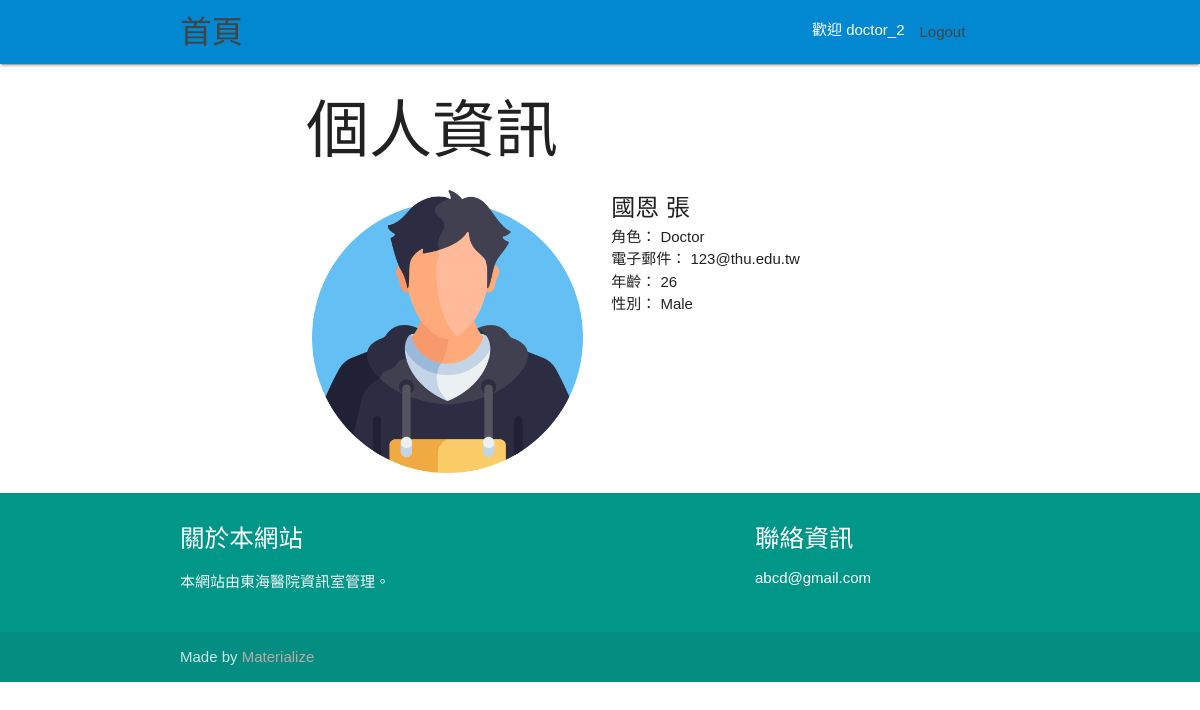
/appointments/profile/ (signed in), run on the app's committed database.
### appointments/models.py (models this page shows)
class User(AbstractUser):
    ROLE_CHOICES = [
        ('patient', 'Patient'),
        ('doctor', 'Doctor'),
    ]
    role = models.CharField(max_length=10, choices=ROLE_CHOICES, default='patient')  # 使用者的角色，預設為病患
    age = models.PositiveIntegerField(null=True, blank=True)  # 使用者的年齡（可選）
    gender = models.CharField(max_length=1, choices=[('M', 'Male'), ('F', 'Female')], null=True, blank=True)  # 性別

### appointments/views.py (the view)
# urls.py: path('profile/', views.profile, name='profile'),
@login_required
def profile(request):
    user = request.user
    context = {
        'user': user,
    }
    return render(request, 'appointments/profile.html', context)

### appointments/templates/appointments/profile.html
{% extends "base.html" %}
{% load static %}
{% block content %}
<div class="container">
    <h1>個人資訊</h1>
    <div class="row">
        <div class="card">
            <div class="col s12 m6">
                <div class="card-image">
                    <img src="{% static 'image/avatar/boy.png' %}">
                </div>
            </div>
            <div class="col s12 m6">
                    <span class="card-title">{{ user.get_full_name }}</span><br>
                    <strong>角色：</strong> {{ user.get_role_display }}<br>
                    <strong>電子郵件：</strong> {{ user.email }}<br>
                    <strong>年齡：</strong> {{ user.age|default:"未設定" }}<br>
                    <strong>性別：</strong> {{ user.get_gender_display|default:"未設定" }}
            </div>
        </div>
    </div>
</div>
{% endblock %}

### templates/base.html (shortened to what this page needs)
<!DOCTYPE html>
<html lang="zh-Hant-TW">
<head>
  {% load static %}
  <link href="{% static 'css/materialize.css' %}" type="text/css" rel="stylesheet" media="screen,projection"/>
  <link rel="stylesheet" href="https://cdnjs.cloudflare.com/ajax/libs/animate.css/4.0.0/animate.min.css"/>
  <link rel="stylesheet" type="text/css" href="{% static 'css/hover.css' %}"/>
  <link href="{% static 'css/style.css' %}" type="text/css" rel="stylesheet" media="screen,projection"/>
  <link rel="stylesheet" type="text/css" href="https://cdn.jsdelivr.net/npm/sweetalert2@9.17.0/dist/sweetalert2.min.css"/>
</head>
<body>
    <div>
	  <nav class="light-blue darken-2" role="navigation">
		<div class="nav-wrapper container">
                <a href="{% url 'home' %}" class="brand-logo">首頁</a>
                <ul class="right">
                    {% if user.is_authenticated %}
                    <li><p>歡迎 {{ user.username }}</p></li>
                    <li><a href="{% url 'logout' %}">Logout</a></li>
                    {% else %}
                    <li><a href="{% url 'login' %}">Login</a></li>
                    {% endif %}
                </ul>
		</div>
	  </nav>
    </div>
    <div id="app">
        <div class="container">
            {% block content %}{% endblock %}
        </div>
        <footer class="page-footer teal">
            <div class="container">
            <div class="row">
                <div class="col l6 s12">
                <h5 class="white-text" id="code">關於本網站</h5>
                <p class="grey-text text-lighten-4">本網站由東海醫院資訊室管理。</p>
                </div>
                <div class="col l4 offset-l2 s12">
                    <h5 class="white-text">聯絡資訊</h5>
                    <ul>
                        <li><a class="white-text" href="#!">abcd@gmail.com </a></li>
                    </ul>
                </div>
            </div>
            </div>
            <div class="footer-copyright">
            <div class="container">
            Made by <a class="brown-text text-lighten-3" href="http://materializecss.com">Materialize</a>
            </div>
            </div>
        </footer>
    </div>
</body>
</html>

### static/css/style.css (style rules this page uses)
body { font-family: 'Noto Sans TC', sans-serif !important; }
nav ul a, nav .brand-logo { color: #444; width: 7.7rem; }
p { line-height: 2rem; }
footer.page-footer { margin: 0; }

### data on the page
User: username "doctor_2", get_full_name "國恩 張", role "Doctor", email "123@thu.edu.tw", age "26", gender "Male"
